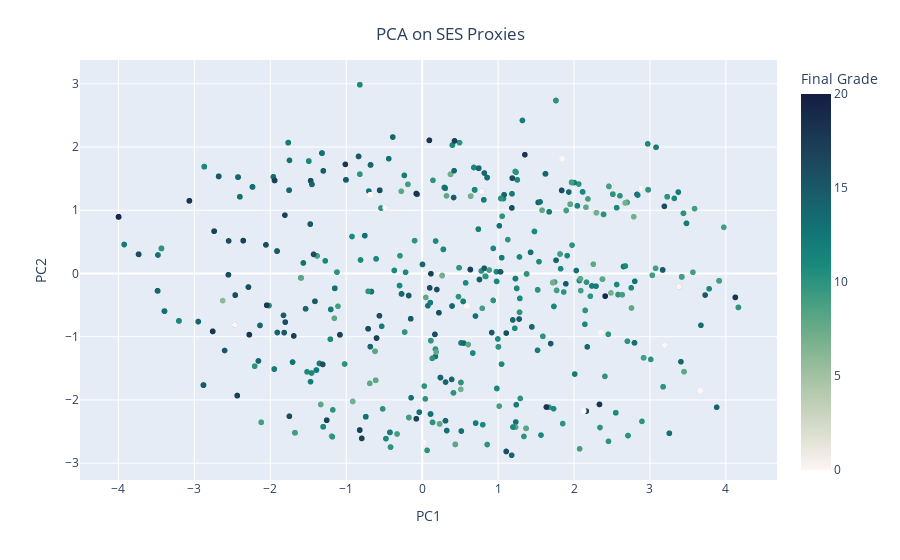

This figure's notebook cell:
### Code cell
# 2D plot (was not really useful)
fig = px.scatter(
    x=df_pca.PC1, y=df_pca.PC3, color=df.G3, color_continuous_scale="tempo"
)
# set x and y labels
fig.update_layout(
    xaxis_title="PC1",
    yaxis_title="PC2",
    title={
        "text": "PCA on SES Proxies",
        "y": 0.95,
        "x": 0.5,
        "xanchor": "center",
        "yanchor": "top",
    },
    coloraxis_colorbar=dict(title="Final Grade"),
)

fig.update_traces(mode="markers")
fig.show()

### Figure 1 — Plotly figure (JSON) as saved in the notebook; plotly's stock layout.template omitted (floating-point values rounded to 4 significant figures; data arrays with more than 128 entries replaced by an {"elided": "..."} marker saying what was removed)
{"data": [{"hovertemplate": "x=%{x}<br>y=%{y}<br>color=%{marker.color}<extra></extra>", "legendgroup": "", "marker": {"color": {"elided": "1044 int values"}, "coloraxis": "coloraxis", "symbol": "circle"}, "mode": "markers", "name": "", "showlegend": false, "type": "scattergl", "x": {"elided": "1044 float values"}, "xaxis": "x", "y": {"elided": "1044 float values"}, "yaxis": "y"}], "layout": {"coloraxis": {"colorbar": {"title": {"text": "Final Grade"}}, "colorscale": [[0, "rgb(254, 245, 244)"], [0.09091, "rgb(222, 224, 210)"], [0.1818, "rgb(189, 206, 181)"], [0.2727, "rgb(153, 189, 156)"], [0.3636, "rgb(110, 173, 138)"], [0.4545, "rgb(65, 157, 129)"], [0.5455, "rgb(25, 137, 125)"], [0.6364, "rgb(18, 116, 117)"], [0.7273, "rgb(25, 94, 106)"], [0.8182, "rgb(28, 72, 93)"], [0.9091, "rgb(25, 51, 80)"], [1, "rgb(20, 29, 67)"]]}, "legend": {"tracegroupgap": 0}, "margin": {"t": 60}, "title": {"text": "PCA on SES Proxies", "x": 0.5, "xanchor": "center", "y": 0.95, "yanchor": "top"}, "xaxis": {"anchor": "y", "domain": [0, 1], "title": {"text": "PC1"}}, "yaxis": {"anchor": "x", "domain": [0, 1], "title": {"text": "PC2"}}}}
